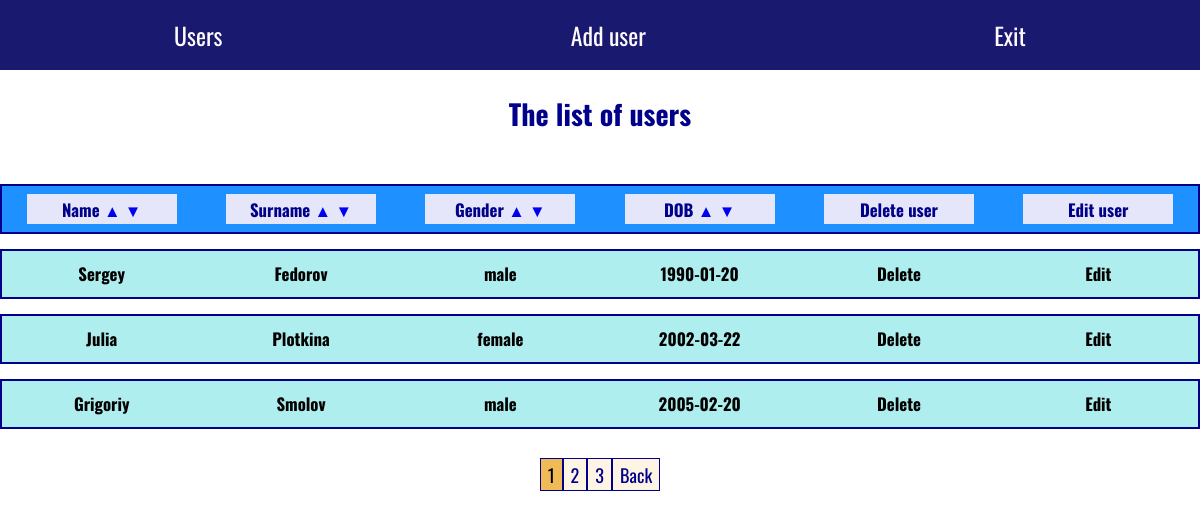
Page /admin/posts (signed in) on the committed database.
### tables this page shows
CREATE TABLE `users` (
  `id` int(10) UNSIGNED NOT NULL,
  `login` varchar(10) NOT NULL,
  `password` varchar(255) NOT NULL,
  `name` varchar(50) NOT NULL,
  `surname` varchar(50) NOT NULL,
  `gender` varchar(10) NOT NULL,
  `DOB` date NOT NULL
);

### index.php (called while the page is built, shortened)
<?php
spl_autoload_register(function ($class){
	$path = str_replace('\\','/',$class.'.php');
});
$router = new Router;
$router -> run();

### application/controllers/AdminController.php (called while the page is built, shortened)
<?php
class AdminController extends Controller
{
	public function postsAction($parameter = 'id', $type = 'DESC')
	{
		$num_posts_per_page = 3;
		$pagination = new Pagination($this->route, $this->model->postsCount(),$num_posts_per_page);
		$vars = [
			'pagination' => $pagination->get(),
			'list' => $this->model->postsList($this->route, $num_posts_per_page, $parameter, $type)
		];
		$this->view->render('Users', $vars);
	}
}

### application/lib/Db.php (called while the page is built, shortened)
<?php
class Db
{
	protected $db;
	function __construct()
	{
		$config = require 'application/config/db.php';
		$this->db = new PDO('mysql:host='.$config['host'].';dbname='.$config['db'].'',$config['username'],$config['password'],$config['options']);
		$this->db -> exec("set names utf8");
	}
	public function dbCheckError($query)
	{
		$errInfo = $query->errorInfo();
		return true;
	}
	public function selectAllonPage($table, $limit, $offset, $parameter, $type)
	{
		$sql = "SELECT * FROM $table ORDER BY $parameter $type LIMIT $limit OFFSET $offset";
		$query = $this -> db -> prepare($sql);
		$query->execute();
		return $query -> fetchAll();
	}
	public function numPosts($table,$column)
	{
		$sql = "SELECT COUNT($column) FROM $table";
		$query = $this -> db -> prepare($sql);
		$query->execute();
		return $query -> fetchColumn();
	}
}

### application/config/db.php (called while the page is built)
<?php
return  [
	"host" => "localhost",
	"username" => "root",
	"password" => "mysql",
	"db" => "sibers",
	"options" => [PDO::ATTR_ERRMODE => PDO::ERRMODE_EXCEPTION,
		PDO::ATTR_DEFAULT_FETCH_MODE => PDO::FETCH_ASSOC]
];

### application/models/Admin.php (called while the page is built, shortened)
<?php
class Admin extends Model
{
	public function postsCount()
	{
		return $this->db->numPosts('users','id');
	}
	public function postsList($route, $num_posts_per_page, $parameter, $type)
	{
		$offset = (($route['page'] ?? 1) - 1)*$num_posts_per_page;
		return $this->db->selectAllonPage('users', $num_posts_per_page, $offset, $parameter, $type);
	}
}

### application/core/Controller.php (called while the page is built, shortened)
<?php
abstract class Controller
{
	public function __construct($route)
	{
		$this->route = $route;
		$this->model = $this->loadModel($route['controller']);
	}
	public function loadModel($name)
	{
		$path = 'application\models\\'.ucfirst($name);
		if (class_exists($path))
		{
			return new $path;
		}
	}
}

### application/core/Model.php (called while the page is built, shortened)
<?php
abstract class Model
{
	public function __construct()
	{
		$this->db = new Db;
	}
}

### application/views/admin/posts.php (the view)
<h2 class="titlee">The list of users</h2>
<div class='users-list-header'>
		<div class="line1">
			<div class="block">
				<h3>
					Name
					<a href="/admin/posts/name/ASC/1">
						&#9650;
					</a>
					<a href="/admin/posts/name/DESC/1">
						&#9660;
					</a>
				</h3>
			</div>
			<div class="block">
				<h3>
					Surname
					<a href="/admin/posts/surname/ASC/1">
						&#9650;
					</a>
					<a href="/admin/posts/surname/DESC/1">
						&#9660;
					</a>
				</h3>
			</div>
			<div class="block">
				<h3>
					Gender
					<a href="/admin/posts/gender/ASC/1">
						&#9650;
					</a>
					<a href="/admin/posts/gender/DESC/1">
						&#9660;
					</a>
				</h3>
			</div>
			<div class="block">
				<h3>
					DOB
					<a href="/admin/posts/DOB/ASC/1">
						&#9650;
					</a>
					<a href="/admin/posts/DOB/DESC/1">
						&#9660;
					</a>
				</h3>
			</div>
			<div class="block">
				<h3>Delete user</h3>
			</div>
			<div class="block">
				<h3>Edit user</h3>
			</div>
		</div>
</div>
<?php if (empty($list)): ?>
	<p class="titlee">User list is empty!!!</p>
<?php else: ?>
	<?php foreach ($list as $val): ?>
	<div class="users-list">
		<div class="line1">
			<div class="block">
				<h3>
					<a href="/admin/post/<?= $val['id']; ?>"><?= $val['name']; ?></a>
				</h3>
			</div>
			<div class="block">
				<h3>
					<?= $val['surname']; ?>
				</h3>
			</div>
			<div class="block">
				<h3>
					<?= $val['gender']; ?>
				</h3>
			</div>
			<div class="block">
				<h3>
					<?= $val['DOB']; ?>
				</h3>
			</div>
			<div class="block">
				<h3>
					<a href="/admin/delete/<?= $val['id']; ?>">Delete</a>
				</h3>
			</div>
			<div class="block">
				<h3>
					<a href="/admin/edit/<?= $val['id']; ?>">Edit</a>
				</h3>
			</div>
		</div>
	</div>
	<?php endforeach; ?>
	<div class="pag">
		<?php echo $pagination; ?>
	</div>
<?php endif; ?>

### application/core/Router.php (shortened to what this page needs)
<?php
class Router {
    protected $routes = [];
    protected $params = [];
    public function add($route, $params)
    {
        $route = preg_replace('/{([a-z]+):([^\}]+)}/', '(?P<\1>\2)', $route);
        $route = '#^'.$route.'$#';
        $this->routes[$route] = $params;
    }
    public function match()
    {
        $url = trim($_SERVER['REQUEST_URI'], '/');
        foreach ($this->routes as $route => $params)
        {
            if (preg_match($route, $url, $matches))
            {
                $this->params = $params;
                return true;
            }
        }
        return false;
    }
    public function run()
    {
        if ($this->match())
        {
            $path = 'application\controllers\\'.ucfirst($this->params['controller']).'Controller';
            if (class_exists($path))
            {
                $action = $this->params['action'].'Action';
                if (method_exists($path, $action))
                {
                    $controller = new $path($this->params);
                    $controller->$action();
                }
                else
                {
                    View::errorCode(404);
                }
            }
            else
            {
                View::errorCode(404);
            }
        }
        else
        {
            View::errorCode(404);
        }
    }
}

### application/lib/Pagination.php (shortened to what this page needs)
<?php
class Pagination {
    private $max = 3;
    private $route;
    private $current_page;
    private $total;
    private $limit;
    private $amount;
    public function __construct($route, $total, $limit = 10) {
        $this->route = $route;
        $this->total = $total;
        $this->limit = $limit;
        $this->amount = $this->amount();
    }
    public function get()
    {
        $links = null;
        $limits = $this->limits();
        $html = '<nav><ul class="pagination">';
        for ($page = $limits[0]; $page <= $limits[1]; $page++)
        {
            if ($page == $this->current_page)
            {
                $links .= '<li class="active">'.$page.'</li>';
            }
            else
            {
                $links .= $this->generateHtml($page);
            }
        }
        if (!is_null($links))
        {
            if ($this->current_page < $this->amount)
            {
                $links .= $this->generateHtml($this->amount, 'Back');
            }
        }
        $html .= $links.' </ul></nav>';
        return $html;
    }
    private function generateHtml($page, $text = null)
    {
        if (!$text)
        {
            $text = $page;
        }
        if ($this->route['action'] == 'sorting')
        {
            return '<li><a href="/'.$this->route['controller'].'/posts/'.$this->route['parameter'].'/'.$this->route['type'].'/'.$page.'">'.$text.'</a></li>';
        }
        else
        {
            return '<li><a href="/'.$this->route['controller'].'/'.$this->route['action'].'/'.$page.'">'.$text.'</a></li>';
        }
    }
    private function limits()
    {
        $left = $this->current_page - ($this->max - 1)/2;
        $start = $left > 0 ? $left : 1;
        if ($start + $this->max - 1 <= $this->amount)
        {
            $end = $start + $this->max - 1;
        }
        else
        {
            $end = $this->amount;
        }
        return array($start, $end);
    }
    private function setCurrentPage()
    {
        if (isset($this->route['page']))
        {
            $currentPage = $this->route['page'];
        }
        else
        {
            $currentPage = 1;
        }
        $this->current_page = $currentPage;
    }
    private function amount()
    {
        return ceil($this->total / $this->limit);
    }
}

### application/core/View.php (shortened to what this page needs)
<?php
class View
{
	public $path;
	public $layout = 'default';
	public function __construct($route)
	{
		if ($route['action'] == 'sorting')
		{
			$this->path = $route['controller'].'/posts';
		}
		else
		{
			$this->path = $route['controller'].'/'.$route['action'];
		}
	}
	public function render($title, $vars = [])
	{
		if (file_exists('application/views/'.$this->path.'.php'))
		{
			require 'application/views/'.$this->path.'.php';
			$content = ob_get_clean();
			require 'application/views/layouts/'.$this->layout.'.php';
		}
	}
}

### application/views/layouts/default.php (shortened to what this page needs)
<!DOCTYPE html>
<html>
<head>
    <link href="/public/styles/style.css" rel="stylesheet">
</head>
<body>
	<?php if (isset($_SESSION['admin'])): ?>
		<nav class="menu">
            <ul>
                <li> <a href="/admin/posts">Users</a> </li>
                <li> <a href="/admin/add">Add user</a> </li>
                <li> <a href="/admin/logout">Exit</a> </li>
            </ul>
        </nav>
	<?php endif; ?>
    <?php echo $content; ?>
</body>
</html>

### public/styles/style.css (style rules this page uses)
html { font-size: 14px; }
body { margin: 0px; }
* { box-sizing: border-box; }
.pagination li { list-style-type: none; border:1px solid DarkBlue; font-size:1.3rem; font-family: 'Oswald', sans-serif; background-color: #fdf4e3; padding: 2px 7px; }
.pagination { display: flex; padding: 0px; }
.pagination li a { text-decoration: none; color: #00008B; }
.pag { display: flex; justify-content: space-around; }
.active { background-color: #f0ba56 !important; }
.titlee { font-size: 2rem; font-family: 'Oswald', sans-serif; color: #00008B; text-align: center; margin-bottom: 50px; }
.menu { background: #191970; height: 70px; display: flex; flex-direction: column; justify-content: space-around; }
.menu ul { display: flex; justify-content: space-around; padding: 0px; margin: 0px; }
.menu ul li { list-style-type: none; }
.menu ul li a { font-family: 'Oswald', sans-serif; font-size:1.7rem; color: #FFFAFA; text-decoration: none; }
.users-list-header { border:2px solid DarkBlue; width: 100%; height:50px; margin-bottom: 15px; background-color: #1E90FF; display: flex; flex-direction: column; justify-content: space-around; }
.users-list-header .line1 { display: flex; flex-wrap: wrap; justify-content: space-around; }
.users-list-header .block { background-color: #E6E6FA; width: 150px; height: 30px; display: flex; justify-content: center; }
.users-list-header h3 { font-family: 'Oswald', sans-serif; font-size:1.2rem; color: #00008B; margin: auto 0px; }
.users-list-header a { text-decoration: none; }
.users-list { border:2px solid #00008B; width: 100%; height:50px; margin-bottom: 15px; background-color: #AFEEEE; display: flex; flex-direction: column; justify-content: space-around; }
.users-list .line1 { display: flex; justify-content: space-around; }
.users-list .block { width: 150px; height: 30px; display: flex; flex-direction: row; justify-content: center; }
.users-list h3 { font-family: 'Oswald', sans-serif; font-size:1.2rem; margin: 2px; color: Black; }
.users-list h3 a { text-decoration: none; color: Black; }

### rows in the picture
users: name "Sergey", surname "Fedorov", gender "male", DOB "1990-01-20"
users: name "Julia", surname "Plotkina", gender "female", DOB "2002-03-22"
users: name "Grigoriy", surname "Smolov", gender "male", DOB "2005-02-20"

### other values in the picture
$text "2"
$text "3"
$text "Back"
